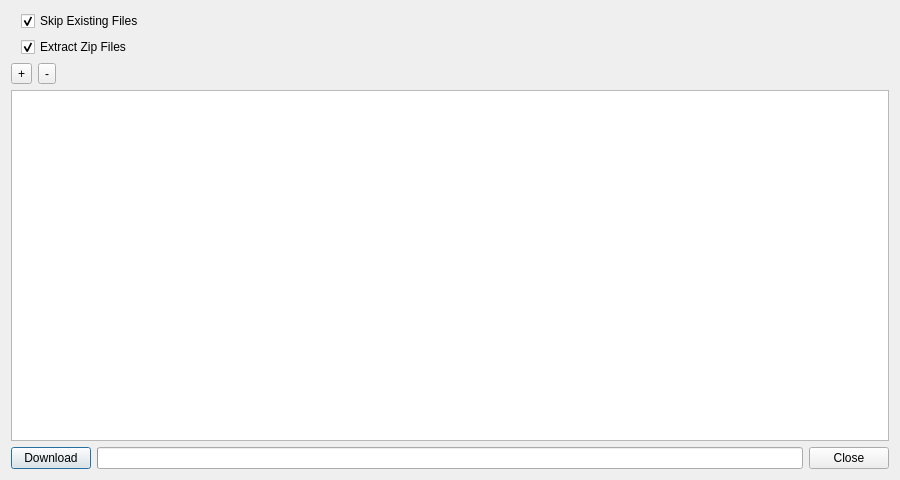
<?xml version="1.0" encoding="UTF-8"?>
<ui version="4.0">
 <class>DownloadDialog</class>
 <widget class="QDialog" name="DownloadDialog">
  <property name="enabled">
   <bool>true</bool>
  </property>
  <property name="geometry">
   <rect>
    <x>0</x>
    <y>0</y>
    <width>900</width>
    <height>480</height>
   </rect>
  </property>
  <property name="minimumSize">
   <size>
    <width>640</width>
    <height>480</height>
   </size>
  </property>
  <property name="windowTitle">
   <string>Download Files</string>
  </property>
  <layout class="QVBoxLayout" name="verticalLayout">
   <item>
    <layout class="QHBoxLayout" name="horizontalLayout_2">
     <item>
      <spacer name="horizontalSpacer_4">
       <property name="orientation">
        <enum>Qt::Horizontal</enum>
       </property>
       <property name="sizeType">
        <enum>QSizePolicy::Minimum</enum>
       </property>
       <property name="sizeHint" stdset="0">
        <size>
         <width>10</width>
         <height>20</height>
        </size>
       </property>
      </spacer>
     </item>
     <item>
      <widget class="QCheckBox" name="checkBoxSkipExisting">
       <property name="minimumSize">
        <size>
         <width>100</width>
         <height>0</height>
        </size>
       </property>
       <property name="text">
        <string>Skip Existing Files</string>
       </property>
       <property name="checked">
        <bool>true</bool>
       </property>
      </widget>
     </item>
     <item>
      <spacer name="horizontalSpacer">
       <property name="orientation">
        <enum>Qt::Horizontal</enum>
       </property>
       <property name="sizeHint" stdset="0">
        <size>
         <width>40</width>
         <height>20</height>
        </size>
       </property>
      </spacer>
     </item>
    </layout>
   </item>
   <item>
    <layout class="QHBoxLayout" name="horizontalLayout_3">
     <item>
      <spacer name="horizontalSpacer_5">
       <property name="orientation">
        <enum>Qt::Horizontal</enum>
       </property>
       <property name="sizeType">
        <enum>QSizePolicy::Minimum</enum>
       </property>
       <property name="sizeHint" stdset="0">
        <size>
         <width>10</width>
         <height>20</height>
        </size>
       </property>
      </spacer>
     </item>
     <item>
      <widget class="QCheckBox" name="checkBoxExtractZips">
       <property name="text">
        <string>Extract Zip Files</string>
       </property>
       <property name="checked">
        <bool>true</bool>
       </property>
      </widget>
     </item>
     <item>
      <spacer name="horizontalSpacer_2">
       <property name="orientation">
        <enum>Qt::Horizontal</enum>
       </property>
       <property name="sizeHint" stdset="0">
        <size>
         <width>40</width>
         <height>20</height>
        </size>
       </property>
      </spacer>
     </item>
    </layout>
   </item>
   <item>
    <layout class="QHBoxLayout" name="horizontalLayout_5">
     <item>
      <widget class="QToolButton" name="toolButtonAll">
       <property name="text">
        <string>+</string>
       </property>
      </widget>
     </item>
     <item>
      <widget class="QToolButton" name="toolButtonNone">
       <property name="text">
        <string>-</string>
       </property>
      </widget>
     </item>
     <item>
      <spacer name="horizontalSpacer_6">
       <property name="orientation">
        <enum>Qt::Horizontal</enum>
       </property>
       <property name="sizeHint" stdset="0">
        <size>
         <width>40</width>
         <height>20</height>
        </size>
       </property>
      </spacer>
     </item>
    </layout>
   </item>
   <item>
    <widget class="QTableView" name="tableView">
     <property name="font">
      <font>
       <pointsize>8</pointsize>
      </font>
     </property>
     <property name="showDropIndicator" stdset="0">
      <bool>false</bool>
     </property>
     <property name="alternatingRowColors">
      <bool>true</bool>
     </property>
     <property name="selectionBehavior">
      <enum>QAbstractItemView::SelectRows</enum>
     </property>
     <attribute name="verticalHeaderCascadingSectionResizes">
      <bool>true</bool>
     </attribute>
    </widget>
   </item>
   <item>
    <layout class="QHBoxLayout" name="horizontalLayout_4">
     <item>
      <widget class="QPushButton" name="pushButtonDownload">
       <property name="text">
        <string>Download</string>
       </property>
       <property name="default">
        <bool>true</bool>
       </property>
      </widget>
     </item>
     <item>
      <widget class="QProgressBar" name="progressBar">
       <property name="maximum">
        <number>1</number>
       </property>
       <property name="value">
        <number>-1</number>
       </property>
      </widget>
     </item>
     <item>
      <widget class="QPushButton" name="pushButtonCancel">
       <property name="text">
        <string>Close</string>
       </property>
       <property name="autoDefault">
        <bool>false</bool>
       </property>
      </widget>
     </item>
    </layout>
   </item>
  </layout>
 </widget>
 <resources/>
 <connections/>
</ui>
